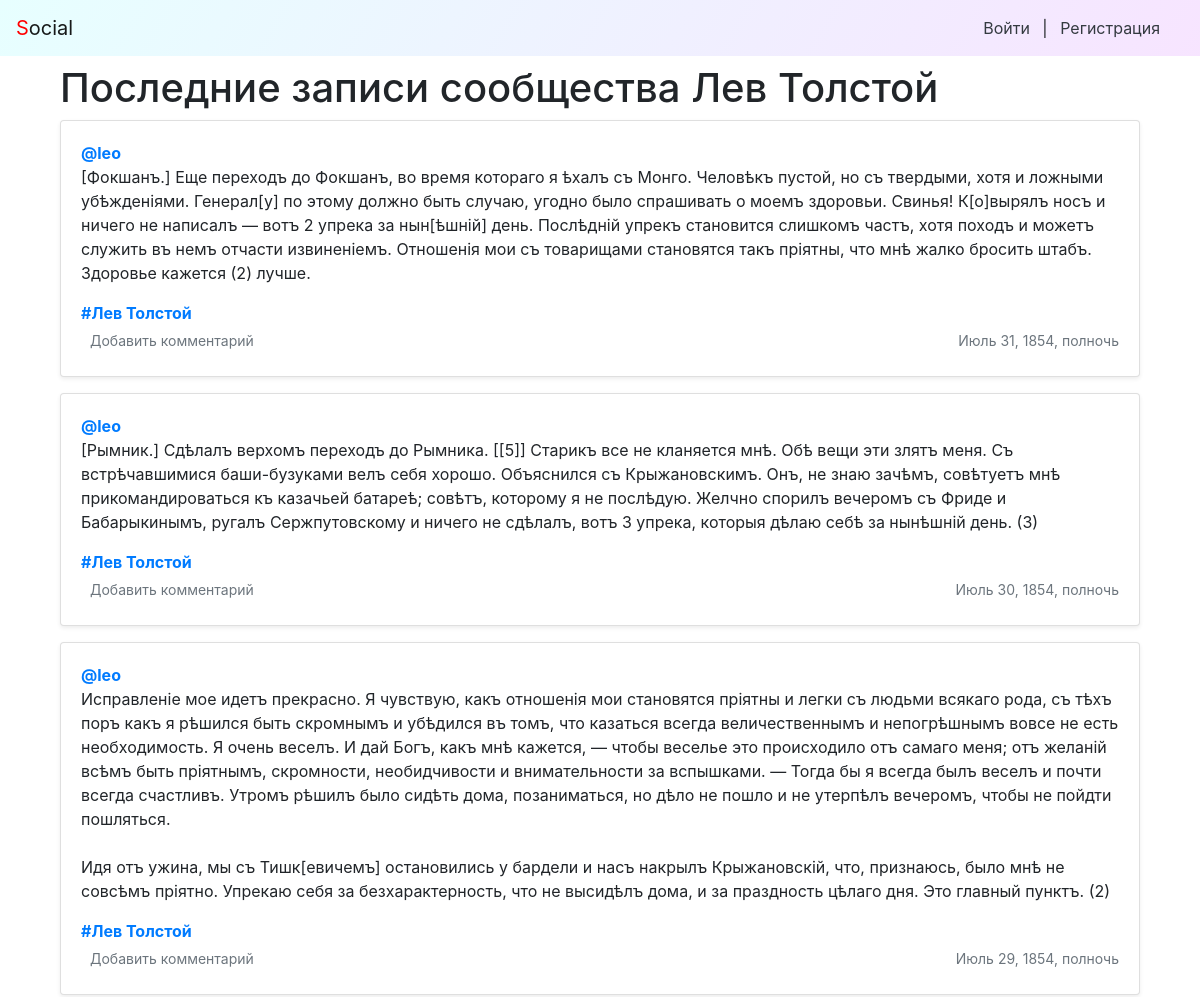
/group/lev-tolstoj/ (upper part), run on an earlier commit of the app's database.
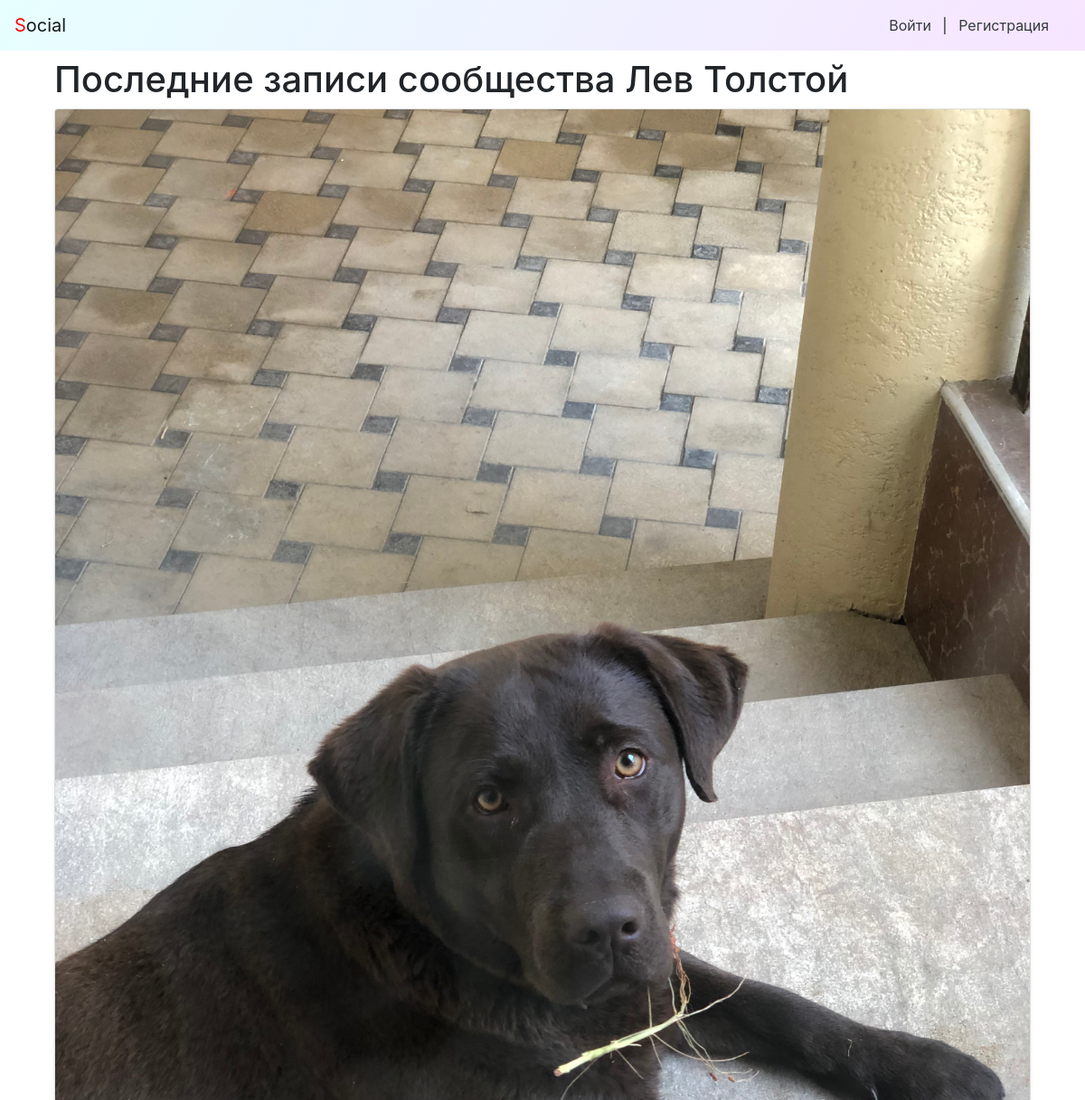
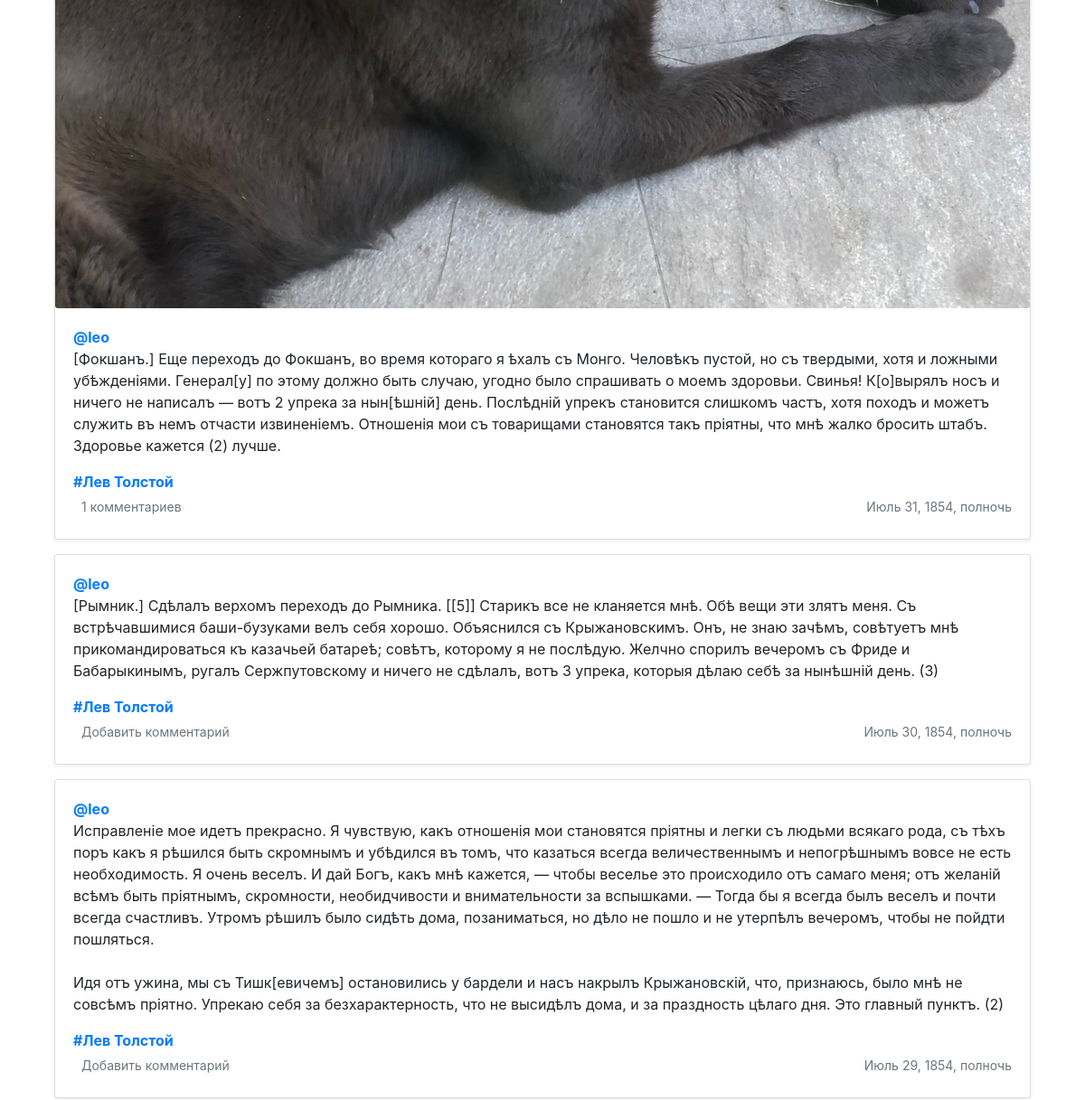
And on a later commit of the database (2 pictures, top to bottom).
### posts/models.py (models this page shows, shortened)
class Post(models.Model):
    text = models.TextField()
    pub_date = models.DateTimeField('date published', auto_now_add=True)
    author = models.ForeignKey(User, on_delete=models.CASCADE, related_name='posts')
    group = models.ForeignKey('Group', on_delete=models.SET_NULL,
                              blank=True, null=True, related_name='posts')
    image = models.ImageField(upload_to='posts/', blank=True, null=True)
    class Meta:
        ordering = ["-pub_date"]

class Group(models.Model):
    title = models.CharField(max_length=200)
    slug = models.SlugField(max_length=250, unique=True)
    description = models.TextField()

### posts/views.py (the view)
# urls.py: path("group/<slug:slug>/", views.group_posts, name="group"),
def group_posts(request, slug):
    group = get_object_or_404(Group, slug=slug)
    post_list = group.posts.order_by('-pub_date').select_related('author').prefetch_related('comments__post').all()
    paginator = Paginator(post_list, 10)
    page_number = request.GET.get('page')
    page = paginator.get_page(page_number)
    context = {
        'group': group,
        'page': page,
        'paginator': paginator,
    }
    return render(request, 'posts/group.html', context)

### social/context_processors.py (called while the page is built)
def year(request):
    year = dt.datetime.now().year
    return {'year': year}

### posts/templates/posts/group.html (shortened to what this page needs)
{% extends 'base.html' %}
{% load thumbnail %}
{% block content %}
    <div class="container">
        <h1>Последние записи сообщества {{ group.title }}</h1>
        {% for post in page %}
        {% include 'posts/post_item.html' with post=post %}
        {% endfor %}
    </div>
{% endblock %}

### posts/templates/posts/post_item.html (shortened to what this page needs)
<div class="card mb-3 mt-1 shadow-sm">
    {% load thumbnail %}
    {% thumbnail post.image "960x339" crop="center" upscale=True as im %}
    <img class="card-img" src="{{ im.url }}" />
    {% endthumbnail %}
    <div class="card-body">
        <p class="card-text">
            <a name="post_{{ post.id }}" href="{% url 'profile' post.author.username %}">
                <strong class="d-block text-gray-dark">@{{ post.author }}</strong>
            </a>
            {{ post.text|linebreaksbr }}
        </p>
        {% if post.group %}
        <a class="card-link muted" href="{% url 'group' post.group.slug %}">
                <strong class="d-block text-gray-dark">#{{ post.group.title }}</strong>
        </a>
        {% endif %}
        <div class="d-flex justify-content-between align-items-center">
            <div class="btn-group ">
                <a class="btn btn-sm text-muted" href="{% url 'post' post.author.username post.id %}" role="button">
                    {% if post.comments.exists %}
                    {{ post.comments.count }} комментариев
                    {% else %}
                    Добавить комментарий
                    {% endif %}
                </a>
            </div>
            <small class="text-muted">{{ post.pub_date }}</small>
        </div>
    </div>
</div>

What changed in the data, as far as the page shows it:
changed Post "Июль 31, 1854, полночь": comments.count (not shown) → "1"; text "Добавить комментарий" → "комментариев"
